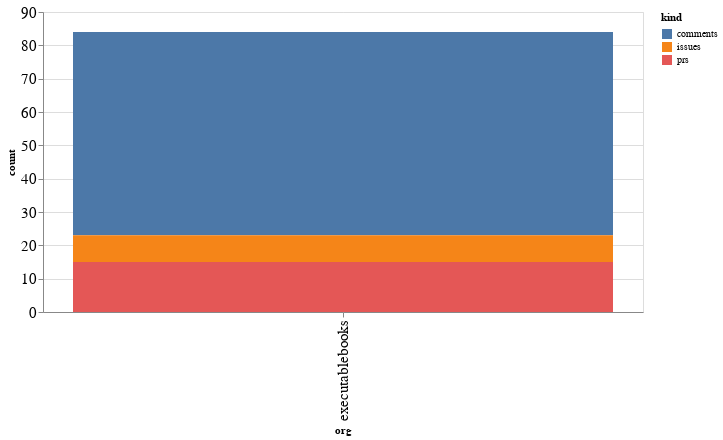

Notebook code for this chart:
### Code cell
alt.Chart(org_summaries, width=600).mark_bar().encode(
    x='org',
    y='count',
    color='kind',
    tooltip="org"
)

### Figure 1 — Vega-Lite specification as saved in the notebook (floating-point values rounded to 4 significant figures)
{"config": {"axisLeft": {"labelFontSize": 15}, "axisBottom": {"labelFontSize": 15}}, "data": {"name": "data-d0c34604dc1c084ecf2dee23bb2b0e02"}, "mark": "bar", "encoding": {"color": {"type": "nominal", "field": "kind"}, "tooltip": {"type": "nominal", "field": "org"}, "x": {"type": "nominal", "field": "org"}, "y": {"type": "quantitative", "field": "count"}}, "width": 600, "$schema": "https://vega.github.io/schema/vega-lite/v4.8.1.json", "datasets": {"data-d0c34604dc1c084ecf2dee23bb2b0e02": [{"org": "executablebooks", "kind": "comments", "count": 61}, {"org": "executablebooks", "kind": "issues", "count": 8}, {"org": "executablebooks", "kind": "prs", "count": 15}]}}
